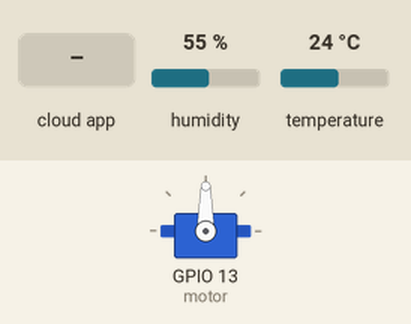
Recording of a sketch running on a simulated ESP8266 (NodeMCU). On the bench: servo. The test bench sets the inputs (shaded band); at power-on: humidity 55 %, temperature 24 °C. WiFi joins after 1.5 s; servers stay silent unless stated; the Firebase database answers and starts empty.

Above: at 1.2 s.
1.3 s: the phone or cloud app sets Motor to On
At 1.8 s:
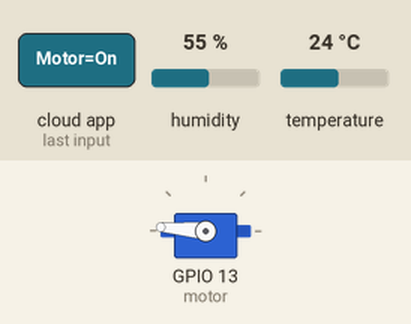
At 3.4 s:
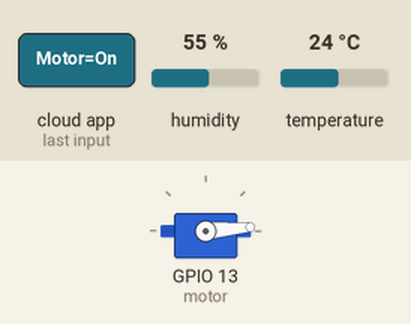
Timing chart, 0 to 4.9 s (numbered marks = the images above; inputs shaded):
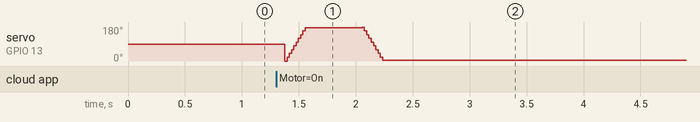

The sketch:

miniProject_4.ino
```cpp
#include <FirebaseESP8266.h>
#include <Arduino.h>
#include <DHT.h>
#include <ESP8266WiFi.h>
#include <Servo.h>

int dht=2,motor=13;
float temperatur=0.0;
DHT suhu(dht, DHT11);
WiFiClient net;
Servo myservo;
FirebaseData firebase;

void setup() {
  Serial.begin(9600);
  WiFi.begin("sotomie","kuahnyasedep");
  Firebase.begin("https://miniproject4-iot.firebaseio.com/","7G1uoIXmdF5LelYUVfxv2G2cZtipMODIDXwo2IHZ");
  pinMode(dht,INPUT_PULLUP);
  myservo.attach(motor);
  suhu.begin();
}

void loop() {
  float t=suhu.readTemperature();
  if(!isnan(t)){
    if(temperatur!=t){
      temperatur=t;
      Firebase.setFloat(firebase,"Suhu",temperatur);
    }
  }
  Firebase.getString(firebase,"Motor");
  if(firebase.stringData()=="On"){
    for(int angle = 0; angle < 180; angle+=5){
      myservo.write(angle);
      delay(5);
    }
    delay(500);
    for(int angle = 180; angle>=1; angle-=5){
      myservo.write(angle);
      delay(5);
    }
    Firebase.setString(firebase,"Motor","Off");
    delay(500);
  }
}
```
